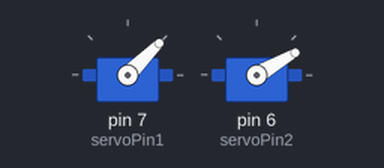
This sketch was run on a simulated Arduino Uno, built with avr-gcc and run on an emulated ATmega328P. Parts: 2 × servo.

Above: at 0.05 s.
At 3.0 s:
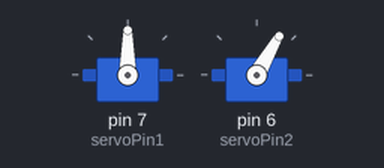
At 6.0 s:
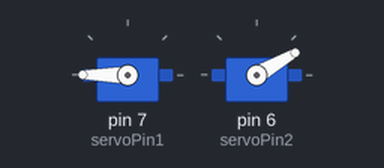
Timing chart, 0 to 7.8 s (numbered marks = the images above):
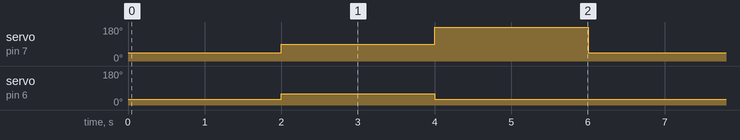

Measured:
- by itself, servo on pin 7 (servoPin1): repeats every 6.0 s: 180° 2.0 s, 45° 2.0 s, 90° 2.0 s
- by itself, servo on pin 6 (servoPin2): alternates 60° for 2.0 s and 30° for 4.0 s

The sketch:

sketch_Controlling_Controlling_servo.ino
```cpp
// Include the Servo library
#include <Servo.h>

// Declare the Servo pins
int servoPin1 = 7;
int servoPin2 = 6;

// Create a servo object
Servo Servo1;
Servo Servo2;

void setup() {
   // We need to attach the servo to the used pin number
   Servo1.attach(servoPin1);
   Servo2.attach(servoPin2);
   Servo1.write(0);
   Servo2.write(0);
}
void loop(){
   // Make servo1 goes to 45 degrees and servo2 goes to 30 degrees
   Servo1.write(45);
   Servo2.write(30);
   delay(2000);

   // Make servo1 go to 90 degrees and servo2 goes to 60 degrees
   Servo1.write(90);
   Servo2.write(60);
   delay(2000);

   // Make servo1 go to 180 degrees and return servo2 to 30 degrees
   Servo1.write(180);
   Servo2.write(30);
   delay(2000);
}
```
